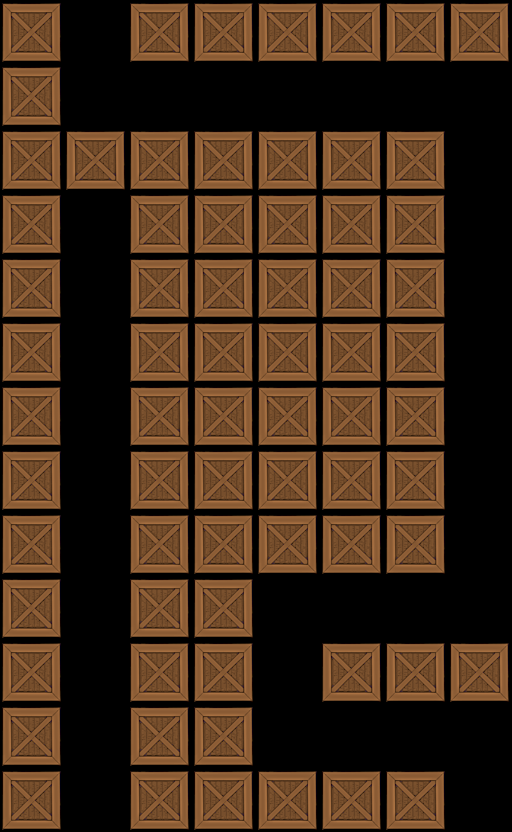

This is a level from a 2D game, rendered from its Tiled map with the project's own tilesets. A one-line summary and the map file follow, with tile-layer data summarised:
An orthogonal 8x13 tile map with 64x64 px tiles, 1 tile layer (Tile Layer 1).

<map version="1.0" orientation="orthogonal" width="8" height="13" tilewidth="64" tileheight="64">
 <tileset firstgid="1" name="crate" tilewidth="64" tileheight="64">
  <image source="../../crate2.png" width="64" height="64" />
 </tileset>
 <layer name="Tile Layer 1" width="8" height="13">
  <data>[104 cells, 69 non-empty, 1 distinct tile ids]</data>
 </layer>
</map>
